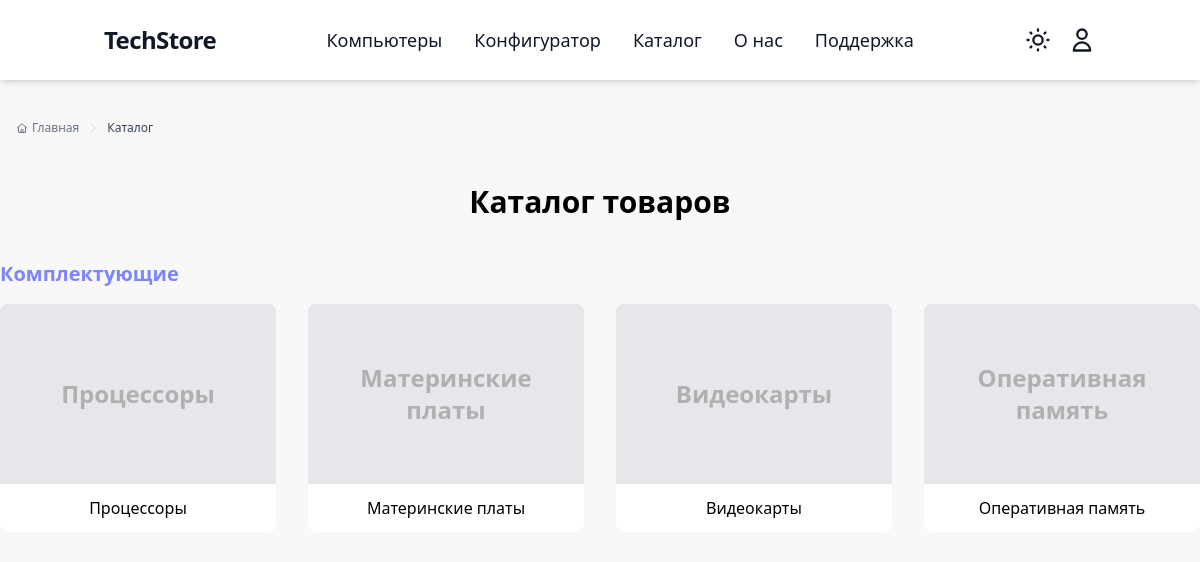
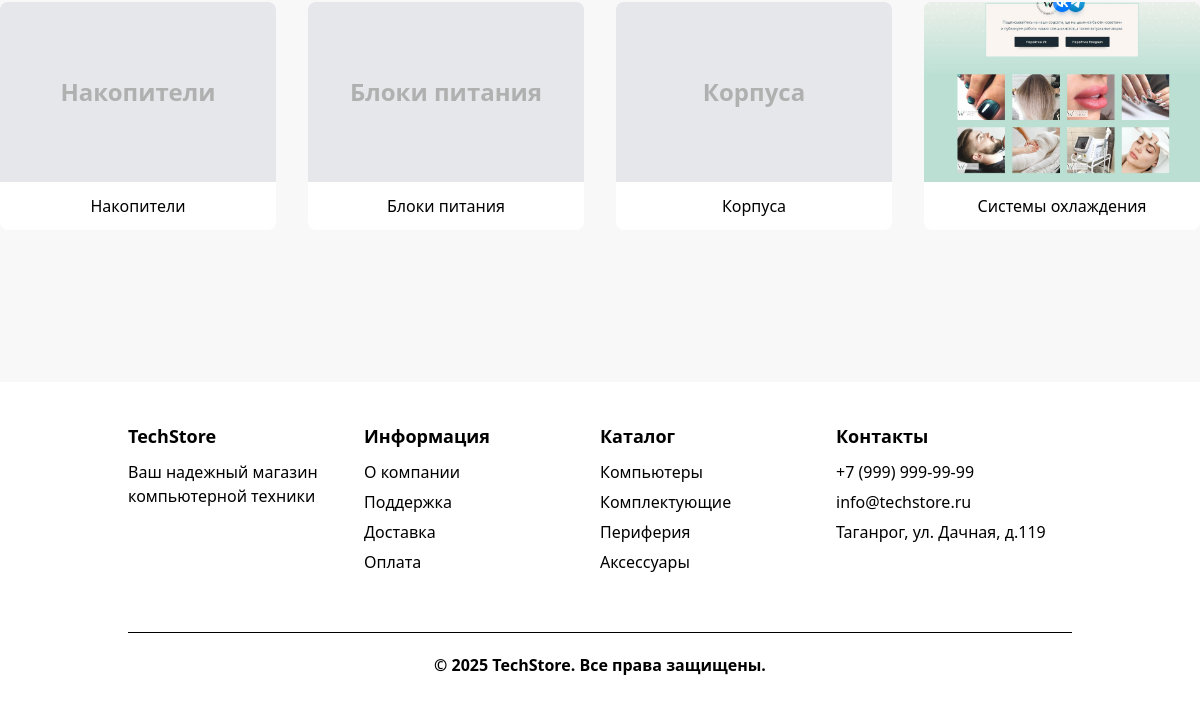
Page /catalog/ on the earlier database version (2 pictures, top to bottom).
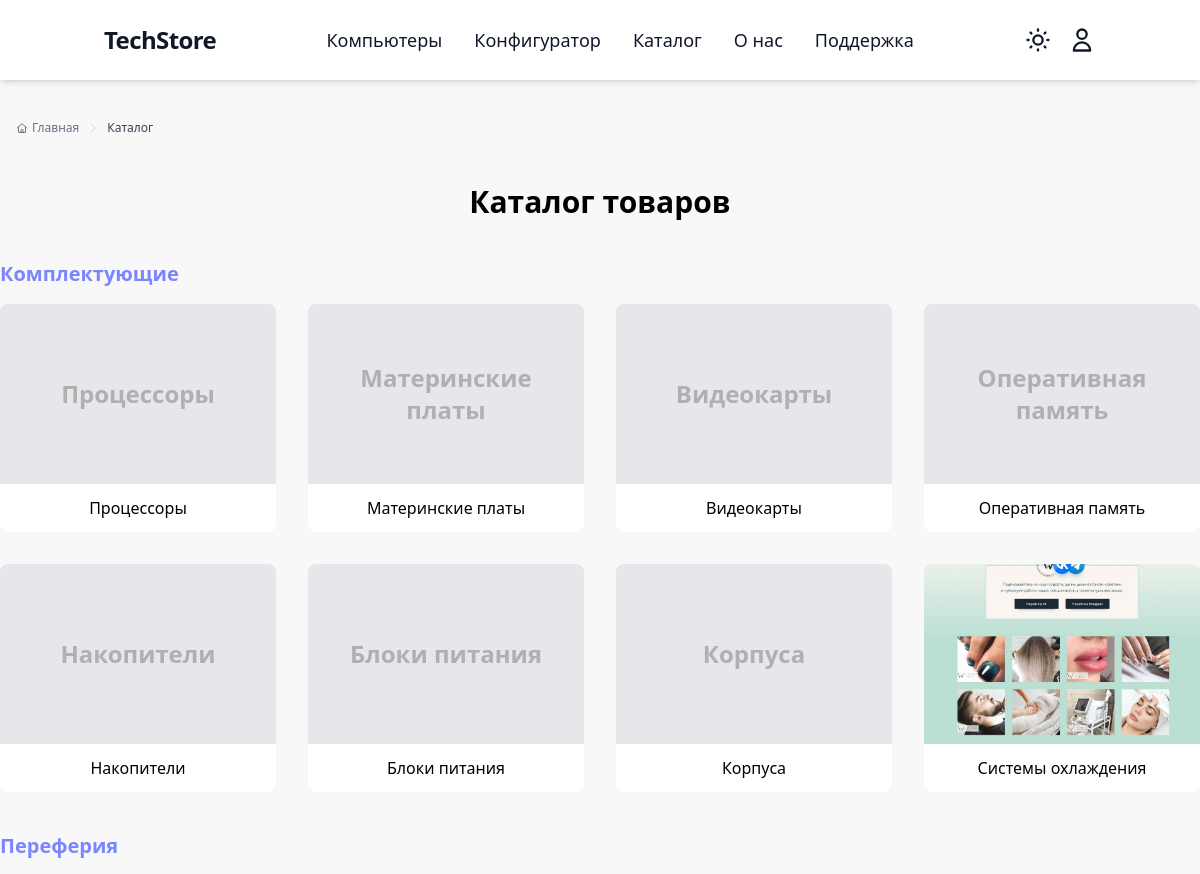
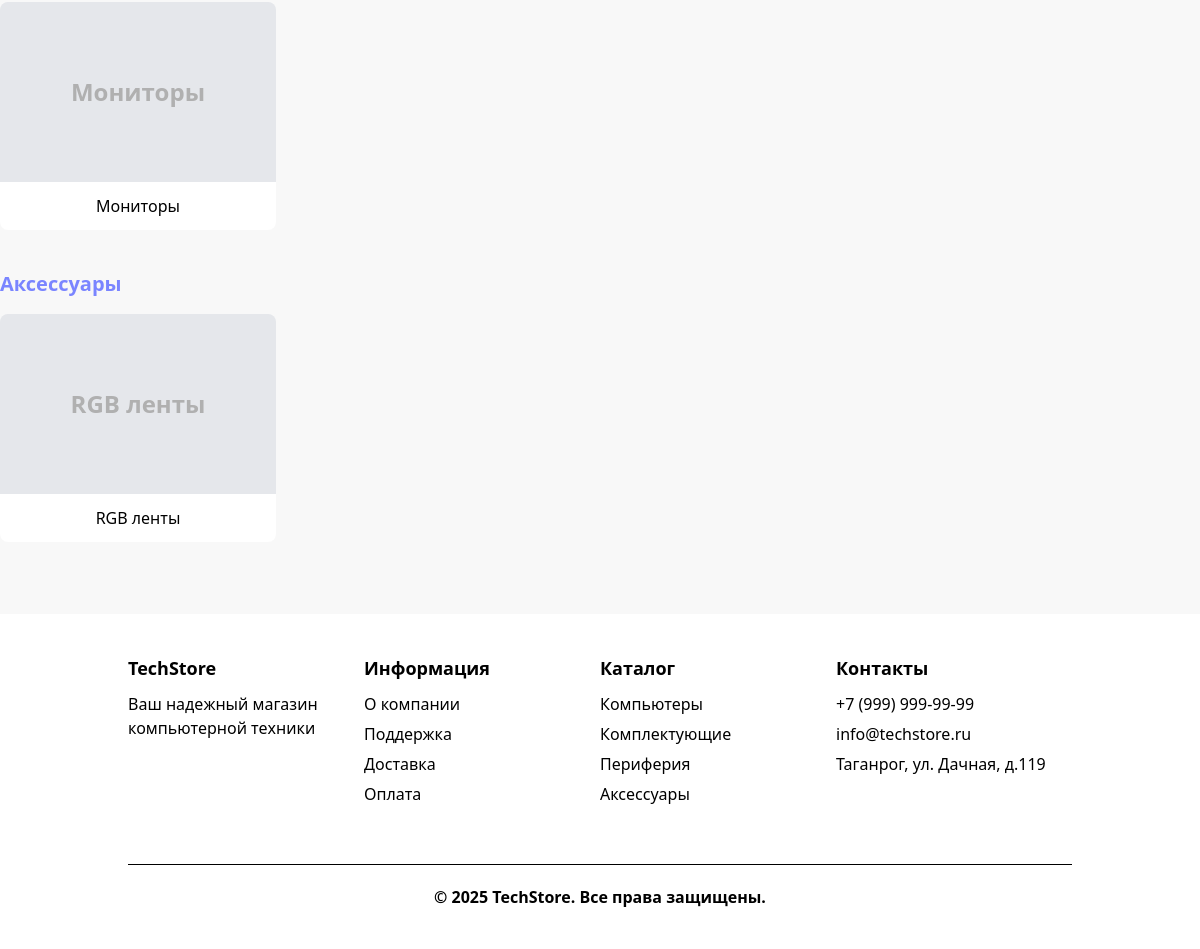
Same page on the later database version (2 pictures, top to bottom).
### store/models.py (models this page shows, shortened)
class ProductLine(models.Model):
    name = models.CharField('Название', max_length=100, unique=True)
    slug = models.SlugField('URL', max_length=100, unique=True)
    image = models.ImageField('Изображение', upload_to='product_lines/', blank=True, null=True)
    class Meta:
        verbose_name = 'Раздел'
        verbose_name_plural = 'Разделы'

class Category(models.Model):
    product_line = models.ForeignKey(
        ProductLine,
        on_delete=models.CASCADE,
        related_name='categories'
    )
    name = models.CharField('Название', max_length=100)
    slug = models.SlugField('URL', max_length=100, unique=True)
    image = models.ImageField('Изображение', upload_to='categories/', blank=True, null=True)
    PROTECTED_SLUGS = [
        'videokarta', 'processor', 'motherboard', 'storage',
        'case', 'ram', 'cooling', 'psu'
    ]
    class Meta:
        verbose_name = 'Категория'
        verbose_name_plural = 'Категории'
        unique_together = ('product_line', 'name')

### store/views.py (the view)
# urls.py: path('catalog/', include('store.urls')),
def catalog(request):
    product_lines = ProductLine.objects.all()
    return render(request, 'store/catalog.html', {'product_lines': product_lines})

### store/templates/store/catalog.html
{% extends 'base.html' %}
{% block content %}
<div class="max-w-7xl mx-auto px-4 pt-10 pb-2">
  <nav class="flex items-center flex-wrap text-xs text-gray-500 dark:text-gray-400">
    <a href="{% url 'core:index' %}" class="hover:text-[#7a85ff] transition-colors flex items-center">
      <svg class="w-3 h-3 mr-1" fill="none" stroke="currentColor" viewBox="0 0 24 24">
        <path stroke-linecap="round" stroke-linejoin="round" stroke-width="2" d="M3 12l2-2m0 0l7-7 7 7M5 10v10a1 1 0 001 1h3m10-11l2 2m-2-2v10a1 1 0 01-1 1h-3m-6 0a1 1 0 001-1v-4a1 1 0 011-1h2a1 1 0 011 1v4a1 1 0 001 1m-6 0h6"/>
      </svg>
      Главная
    </a>
    <svg class="w-3 h-3 mx-2 text-gray-300 dark:text-gray-600" fill="none" stroke="currentColor" viewBox="0 0 24 24">
      <path stroke-linecap="round" stroke-linejoin="round" stroke-width="2" d="M9 5l7 7-7 7"/>
    </svg>
    <span class="text-gray-700 dark:text-gray-300 font-medium">Каталог</span>
  </nav>
</div>
<div class="min-h-screen py-10">
    <h1 class="text-3xl font-bold dark:text-white text-center mb-10">Каталог товаров</h1>
    <div class="max-w-7xl mx-auto">
      {% for product_line in product_lines %}
        <h2 class="text-xl font-bold dark:text-white mb-4 mt-10">
          <a href="{% url 'store:product_line_detail' product_line.slug %}" class="hover:underline text-[#7a85ff]">{{ product_line.name }}</a>
        </h2>
        <div class="grid grid-cols-1 sm:grid-cols-2 md:grid-cols-3 lg:grid-cols-4 gap-8 mb-8">
          {% for category in product_line.categories.all %}
            <a href="{% url 'store:category_detail' product_line.slug category.slug %}" class="block">
              <div class="dark:bg-[#e5e7eb] flex flex-col items-center justify-between rounded-lg overflow-hidden">
                <div class="flex items-center justify-center w-full h-[180px] bg-[#e5e7eb] text-[#b0b0b0] text-3xl font-bold">
                  {% if category.image %}
                    <img src="{{ category.image.url }}" alt="{{ category.name }}" class="w-full h-full object-cover">
                  {% else %}
                    <span class="text-2xl text-center p-4">{{ category.name }}</span>
                  {% endif %}
                </div>
                <div class="bg-white dark:bg-[#1a2230] dark:text-white text-center py-3 w-full font-medium">
                  {{ category.name }}
                </div>
              </div>
            </a>
          {% endfor %}
        </div>
      {% endfor %}
    </div>
  </div>
{% endblock %}

Differences in the rows shown:
added ProductLine: name "Переферия"
added Category: name "Мониторы", shown under "Переферия"
added ProductLine: name "Аксессуары"
added Category: name "RGB ленты", shown under "Аксессуары"
